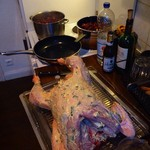
#> input picture test/image.jpg, 150 x 150 px, found by its file name
$ python image.py   (Python 2 division)
#> lines starting #> are read from the running program, lines starting #| are printed output that depends on the picture
#> further down, image is the input picture: PIL image 150x150 RGB; mean R, G, B 87.9, 67.3, 60.3
import math
import sys

from PIL import Image, ImageOps


class UnicodePixel(object):

    def __init__(self, character, background_colour, character_colour):
        self.character = character
        self.background_colour = background_colour
        self.character_colour = character_colour

    @property
    def ansii_sequence(self):
        return '\033[48;5;{0}m\033[38;5;{1}m{2}\033[0m'.format(
            self.background_colour,
            self.character_colour,
            self.character)

    def __repr__(self):
        return self.ansii_sequence


class UnicodeImage(object):
    XTERM_GRAY_OFFSET = 232
    ADJUST_FACTOR = 1.5
    SCALE = 256/24.

    def __init__(self, image, width=150):
#> called with width = 150
        self.original_image = image
        self.ratio = .75 / .9
        self.dimensions = (width, int(width * self.ratio))
        self.width, self.height = self.dimensions
        image = self.original_image.resize(self.dimensions, Image.BILINEAR)
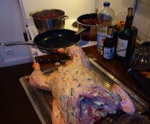
#> image: PIL image 150x124 RGB; mean R, G, B 87.9, 67.2, 60.3
        self.image = ImageOps.grayscale(image)
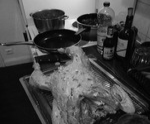
#> self.image: PIL image 150x124 L; min 1, max 238, mean 72.6
        self.pixels = self.image.load()

    def __repr__(self):
        return '\n'.join(''.join(map(str, row)) for row in self.as_array)

    def get_pixel(self, x, y):
        return self.as_array[x][y]

    def get_pixel_row(self, x):
        return self.as_array[x]

    @property
    def array_dimensions(self):
        image_array = self.as_array
        return len(image_array), len(image_array[0])

    @property
    def as_array(self):
        try:
            return self._image_array
        except AttributeError:
            self._image_array = self._as_array()
            return self._image_array

    def _as_array(self):
        pixel_values = []
        image_array = []
        for y in range(self.height/4):
            row = []
            background_colour_before, text_colour_before = None, None
            for x in range(self.width/2):

                pixel_octet = []
                for i in range(8):
                    a = x * 2 + ((i & 4) >> 2)
                    b = y * 4 + (i & 3)
                    pixel = self.pixels[a, b]
                    pixel_values.append(pixel)
                    pixel_octet.append(pixel)

                pixel_octet_values = self.get_values_for_pixel_octet(
                    pixel_octet)
                background_color, text_color, braille_char = pixel_octet_values
                row.append(UnicodePixel(braille_char,
                                        background_color,
                                        text_color))

            image_array.append(row)
#> after the loop, image_array = 31 items; pixel_values = 18600 values, max 238 at index 3288, min 1 at index 7112, mean 72.64

        return image_array

    def get_braille_chars(self):
        pass

    def extract_gray_values(self, pixel_octet):
        lower_bound = self.encode_gray_value(min(pixel_octet))
        upper_bound = self.encode_gray_value(max(pixel_octet), ceil=True)

        return lower_bound, upper_bound

    def distance(self, v1, v2):
        return abs(v1 - v2)

    def encode_gray_value(self, gray_value, ceil=False):
        gray_value /= self.SCALE
        if ceil:
            gray_offset = int(math.ceil(gray_value))
        else:
            gray_offset = int(math.floor(gray_value))
        return self.XTERM_GRAY_OFFSET + gray_offset

    def decode_gray_value(self, gary_value):
        return int((gary_value - self.XTERM_GRAY_OFFSET) * self.SCALE)

    def get_values_for_pixel_octet(self, pixel_octet):
        background_color, maximum_gray = self.extract_gray_values(pixel_octet)

        gray_window = self.distance(maximum_gray, background_color)
        gray_value = gray_window * self.ADJUST_FACTOR
        text_color_offset = int(
            background_color + gray_value) - self.XTERM_GRAY_OFFSET
        text_color_offset = max(0, min(23, text_color_offset))
        text_color = self.XTERM_GRAY_OFFSET + text_color_offset

        braille_char = self.get_braille_char(pixel_octet,
                                             background_color,
                                             maximum_gray)

        return background_color, text_color, braille_char

    def get_braille_char(self, pixel_octet, background_color, maximum_gray):

        def make_dots(current, next):
            is_set = self.is_dot_set(pixel_octet[next],
                                     background_color,
                                     maximum_gray)
            return current | (is_set << next)

        braille_char = reduce(make_dots, range(8), 0)
        braille_char = self.dot(braille_char)

        return braille_char.encode('utf8')

    def is_dot_set(self, gray_value, background_color, maximum_gray):
        background_color = self.decode_gray_value(background_color)
        maximum_gray = self.decode_gray_value(maximum_gray)

        if self.distance(background_color, maximum_gray) == 0:
            return True

        gray_window = self.distance(background_color, maximum_gray)
        gray_value_offset = self.distance(gray_value, background_color)
        gray_ratio = float(gray_value_offset) / gray_window
        x = math.exp(-gray_window * (gray_ratio - 0.5))
        normalised_distance = 1. / (x + 1)

        return .5 < normalised_distance

    def dot(self, bits):
        bits = (bits & 0b111) |\
               (bits & 0b1110000) >> 0b1 |\
               (bits & 0b1000) << 0b11 |\
               (bits & 0b10000000)
        return unichr(0x2800 + bits)


class UrwidImage(UnicodeImage):

    def get_pixel_style(self, x, y):
        style_name = '{0},{1}'.format(x, y)
        foreground_colour, background_colour = self.format_pixel_colours(x, y)
        return (style_name, '', '', '', foreground_colour, background_colour)

    def format_pixel_colours(self, x, y):
        unicode_pixel = self.get_pixel(x, y)
        scaled_foreground = (unicode_pixel.character_colour - 231) * (100/24.)
        foreground_colour = int(round(scaled_foreground))
        scaled_background = (unicode_pixel.background_colour - 231) * (100/24.)
        background_colour = int(round(scaled_background))
        return 'g{}'.format(foreground_colour), 'g{}'.format(background_colour)

    def get_palette(self):
        palette = []
        height, width = self.array_dimensions
        for x in range(height):
            for y in range(width):
                palette.append(self.get_pixel_style(x, y))
        return palette


if __name__ == "__main__":
    if len(sys.argv) > 1:
        image_filename = sys.argv[1]
    else:
        image_filename = './test/image.jpg'

    image = Image.open(image_filename)
    unicode_image = UnicodeImage(image)
    print unicode_image
#> in as_array, `self._image_array = self._as_array()`: self._image_array = 31 items
#> (printed output is left out)
